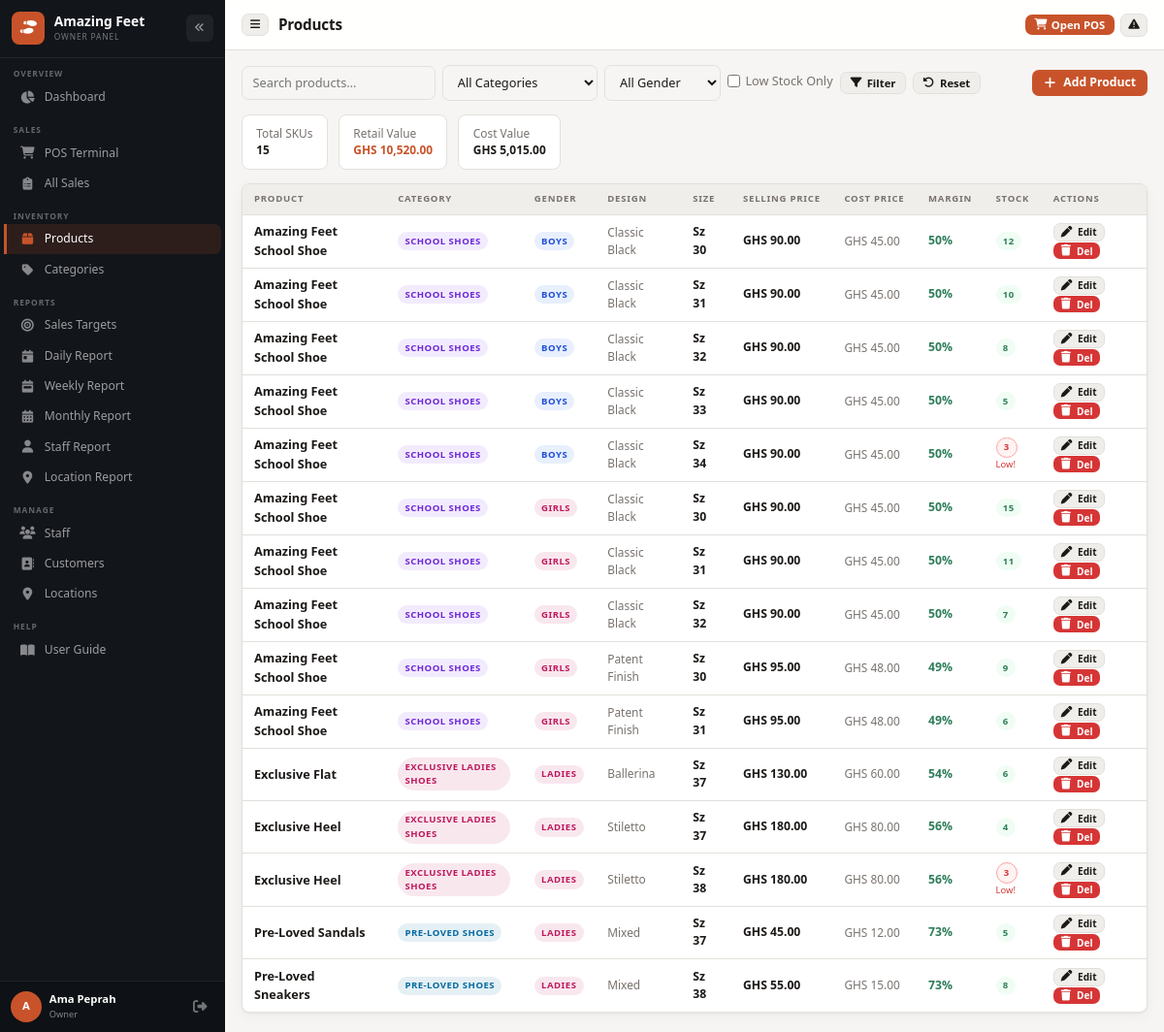
Screenshot of /products (signed in) with the database file from the repository.
### tables this page shows
CREATE TABLE IF NOT EXISTS products (
    id              INT AUTO_INCREMENT PRIMARY KEY,
    style_key       VARCHAR(64) NULL COMMENT 'Groups size variants of the same product style',
    category_id     INT NOT NULL,
    name            VARCHAR(150) NOT NULL,
    gender          ENUM('Boys','Girls','Unisex','Ladies') NOT NULL,
    design          VARCHAR(100) NULL COMMENT 'Style/design name',
    size            VARCHAR(10) NOT NULL COMMENT 'Numeric or text size',
    barcode         VARCHAR(100) UNIQUE NULL,
    cost_price      DECIMAL(10,2) NOT NULL DEFAULT 0,
    selling_price   DECIMAL(10,2) NOT NULL DEFAULT 0,
    quantity        INT NOT NULL DEFAULT 0,
    low_stock_threshold INT DEFAULT 3,
    image           VARCHAR(255) NULL,
    is_active       TINYINT(1) DEFAULT 1,
    created_at      TIMESTAMP DEFAULT CURRENT_TIMESTAMP,
    updated_at      TIMESTAMP DEFAULT CURRENT_TIMESTAMP ON UPDATE CURRENT_TIMESTAMP,
    FOREIGN KEY (category_id) REFERENCES categories(id),
    INDEX idx_products_style_key (style_key)
);

CREATE TABLE IF NOT EXISTS categories (
    id         INT AUTO_INCREMENT PRIMARY KEY,
    name       VARCHAR(100) NOT NULL,
    slug       VARCHAR(100) UNIQUE NOT NULL,
    sort_order INT DEFAULT 0
);

### app/Controllers/AllControllers.php (called while the page is built, shortened)
<?php
class ProductController {
    private ProductModel  $pm;
    public function __construct() { $this->pm = new ProductModel(); $this->cm = new CategoryModel(); }
    public function index(): void {
        $filters   = array_filter($_GET, fn($v) => $v !== '');
        $products  = $this->pm->all($filters);
        $stockValue = $this->pm->getStockValue();
        view('owner/products', compact('products','categories','filters','stockValue'));
    }
}

### config/database.php (called while the page is built, shortened)
<?php
function getDB(): PDO {
    static $pdo = null;
    if ($pdo === null) {
        try {
            $dsn = 'mysql:host='.DB_HOST.';dbname='.DB_NAME.';charset='.DB_CHARSET;
            $pdo = new PDO($dsn, DB_USER, DB_PASS, [
                PDO::ATTR_ERRMODE            => PDO::ERRMODE_EXCEPTION,
                PDO::ATTR_DEFAULT_FETCH_MODE => PDO::FETCH_ASSOC,
                PDO::ATTR_EMULATE_PREPARES   => false,
            ]);
        } catch (PDOException $e) {
            http_response_code(500);
            $hint = 'Check DB_HOST / DB_NAME / DB_USER / DB_PASS in config/local.php on the server.';
            if (str_contains($_SERVER['HTTP_HOST'] ?? '', 'localhost')) {
                $hint .= ' Detail: ' . htmlspecialchars($e->getMessage(), ENT_QUOTES, 'UTF-8');
            }
            die('<h1>Database connection failed</h1><p>'.$hint.'</p>');
        }
    }
    return $pdo;
}

### app/Models/ProductModel.php (called while the page is built, shortened)
<?php
class ProductModel {
    private PDO $db;
    public function __construct() { $this->db = getDB(); }
    public function all(array $f = []): array {
        $w = ['p.is_active = 1']; $params = [];
        $sql = "SELECT p.*, c.name AS category_name
                FROM products p JOIN categories c ON p.category_id = c.id
                WHERE ".implode(' AND ', $w)."
                ORDER BY c.sort_order, p.name, p.gender, p.design, p.size+0";
        $stmt = $this->db->prepare($sql);
        $stmt->execute($params);
        return $stmt->fetchAll();
    }
    public function getStockValue(): array {
        $stmt = $this->db->query("
            SELECT SUM(quantity*cost_price) AS cost_value,
                   SUM(quantity*selling_price) AS retail_value,
                   SUM(quantity) AS total_units
            FROM products WHERE is_active=1
        ");
        return $stmt->fetch();
    }
}

### app/Views/owner/products.php (the view, shortened to what this page needs)
<div class="flex-center gap-2 mb-2" style="flex-wrap:wrap">
  <form method="GET" class="flex-center gap-1" style="flex:1;flex-wrap:wrap">
    <input type="text" name="search" value="<?= e($_GET['search']??'') ?>" placeholder="Search products…" style="max-width:200px">
    <select name="category_id" style="max-width:160px">
      <option value="">All Categories</option>
    </select>
    <select name="gender" style="max-width:120px">
      <option value="">All Gender</option>
    </select>
    <label style="display:flex;align-items:center;gap:.35rem;font-weight:400;text-transform:none;letter-spacing:0;font-size:.875rem">
      <input type="checkbox" name="low_stock" value="1" <?= !empty($filters['low_stock'])?'checked':'' ?> style="width:auto"> Low Stock Only
    </label>
    <button type="submit" class="btn btn-ghost btn-sm"><i class="fa-solid fa-filter" aria-hidden="true"></i> Filter</button>
    <a href="<?= BASE_PATH ?>/products" class="btn btn-ghost btn-sm"><i class="fa-solid fa-rotate-left" aria-hidden="true"></i> Reset</a>
  </form>
  <a href="<?= BASE_PATH ?>/products/create" class="btn btn-primary"><i class="fa-solid fa-plus" aria-hidden="true"></i> Add Product</a>
</div>
<div style="display:grid;grid-template-columns:repeat(3,auto);gap:.75rem;margin-bottom:1rem;width:fit-content">
  <div style="background:var(--bg2);border:1px solid var(--border);border-radius:8px;padding:.65rem 1rem;font-size:.82rem">
    <div class="text-muted">Total SKUs</div><div class="font-bold"><?= count($products) ?></div>
  </div>
  <div style="background:var(--bg2);border:1px solid var(--border);border-radius:8px;padding:.65rem 1rem;font-size:.82rem">
    <div class="text-muted">Retail Value</div><div class="font-bold text-accent"><?= money($stockValue['retail_value']??0) ?></div>
  </div>
  <div style="background:var(--bg2);border:1px solid var(--border);border-radius:8px;padding:.65rem 1rem;font-size:.82rem">
    <div class="text-muted">Cost Value</div><div class="font-bold"><?= money($stockValue['cost_value']??0) ?></div>
  </div>
</div>
<div class="card">
  <div class="table-wrap">
    <table>
      <thead>
        <tr>
          <th>Product</th><th>Category</th><th>Gender</th><th>Design</th><th>Size</th>
          <th>Selling Price</th><th>Cost Price</th><th>Margin</th><th>Stock</th><th>Actions</th>
        </tr>
      </thead>
      <tbody>
        <?php foreach ($products as $p):
          $margin = $p['selling_price']>0 ? round(($p['selling_price']-$p['cost_price'])/$p['selling_price']*100) : 0;
          $isLow  = $p['quantity'] <= $p['low_stock_threshold'];
        ?>
        <tr>
          <td style="font-weight:600;font-size:.875rem"><?= e($p['name']) ?></td>
          <td><span class="badge badge-<?= str_contains(strtolower($p['category_name']),'school')?'school':(str_contains(strtolower($p['category_name']),'ladies')?'ladies':'preloved') ?>"><?= e($p['category_name']) ?></span></td>
          <td><span class="badge badge-<?= strtolower($p['gender']) ?>"><?= e($p['gender']) ?></span></td>
          <td class="text-sm text-muted"><?= e($p['design']??'—') ?></td>
          <td><strong>Sz <?= e($p['size']) ?></strong></td>
          <td class="font-bold"><?= money($p['selling_price']) ?></td>
          <td class="text-muted text-sm"><?= money($p['cost_price']) ?></td>
          <td style="color:<?= $margin>=40?'var(--accent2)':($margin>=20?'var(--warning)':'var(--danger)') ?>;font-weight:600"><?= $margin ?>%</td>
          <td>
            <span class="badge <?= $isLow?'badge-low':'badge-ok' ?>"><?= $p['quantity'] ?></span>
            <?php if ($isLow): ?><span style="font-size:.65rem;color:var(--danger);display:block">Low!</span><?php endif; ?>
          </td>
          <td>
            <a href="<?= BASE_PATH ?>/products/<?= $p['id'] ?>/edit" class="btn btn-ghost btn-xs"><i class="fa-solid fa-pen" aria-hidden="true"></i> Edit</a>
            <form method="POST" action="<?= BASE_PATH ?>/products/<?= $p['id'] ?>/delete" style="display:inline" onsubmit="return confirm('Remove this product?')">
              <button type="submit" class="btn btn-danger btn-xs"><i class="fa-solid fa-trash" aria-hidden="true"></i> Del</button>
            </form>
          </td>
        </tr>
        <?php endforeach; ?>
      </tbody>
    </table>
  </div>
</div>
<?php $content=ob_get_clean(); require __DIR__.'/../layouts/main.php'; ?>

### public/index.php (shortened to what this page needs)
<?php
require ROOT . '/config/database.php';
require APP_ROOT . '/Controllers/AllControllers.php';
function view(string $tpl, array $data = []): void {
    extract($data);
    $f = APP_ROOT.'/Views/'.$tpl.'.php';
    require $f;
}
function e(mixed $s): string { return htmlspecialchars((string)$s, ENT_QUOTES, 'UTF-8'); }
function money(mixed $n): string { return 'GHS '.number_format((float)$n, 2); }
$uri = parse_url($_SERVER['REQUEST_URI'] ?? '/', PHP_URL_PATH) ?? '/';
$relative = $uri;
$path = '/' . trim($relative, '/');
$method = $_SERVER['REQUEST_METHOD'];
foreach ($routes as [$rm, $pattern, $ctrl, $action, $mw]) {
    $regex = '#^'.preg_replace('/\{[a-z_]+\}/', '([^/]+)', $pattern).'$#';
    if ($method === $rm && preg_match($regex, $path, $m)) {
        array_shift($m);
        (new $ctrl())->$action(...$m);
        break;
    }
}

### rows the page displays
products: name "Amazing Feet School Shoe", category.name "SCHOOL SHOES", gender "BOYS", design "Classic Black", size "30", selling_price "GHS 90.00", cost_price "GHS 45.00", margin "50", quantity "12"
products: name "Amazing Feet School Shoe", category.name "SCHOOL SHOES", gender "BOYS", design "Classic Black", size "31", selling_price "GHS 90.00", cost_price "GHS 45.00", margin "50", quantity "10"
products: name "Amazing Feet School Shoe", category.name "SCHOOL SHOES", gender "BOYS", design "Classic Black", size "32", selling_price "GHS 90.00", cost_price "GHS 45.00", margin "50", quantity "8"
products: name "Amazing Feet School Shoe", category.name "SCHOOL SHOES", gender "BOYS", design "Classic Black", size "33", selling_price "GHS 90.00", cost_price "GHS 45.00", margin "50", quantity "5"
products: name "Amazing Feet School Shoe", category.name "SCHOOL SHOES", gender "BOYS", design "Classic Black", size "34", selling_price "GHS 90.00", cost_price "GHS 45.00", margin "50", quantity "3", low_stock_threshold "Low!"
products: name "Amazing Feet School Shoe", category.name "SCHOOL SHOES", gender "GIRLS", design "Classic Black", size "30", selling_price "GHS 90.00", cost_price "GHS 45.00", margin "50", quantity "15"
products: name "Amazing Feet School Shoe", category.name "SCHOOL SHOES", gender "GIRLS", design "Classic Black", size "31", selling_price "GHS 90.00", cost_price "GHS 45.00", margin "50", quantity "11"
products: name "Amazing Feet School Shoe", category.name "SCHOOL SHOES", gender "GIRLS", design "Classic Black", size "32", selling_price "GHS 90.00", cost_price "GHS 45.00", margin "50", quantity "7"
products: name "Amazing Feet School Shoe", category.name "SCHOOL SHOES", gender "GIRLS", design "Patent Finish", size "30", selling_price "GHS 95.00", cost_price "GHS 48.00", margin "49", quantity "9"
products: name "Amazing Feet School Shoe", category.name "SCHOOL SHOES", gender "GIRLS", design "Patent Finish", size "31", selling_price "GHS 95.00", cost_price "GHS 48.00", margin "49", quantity "6"
products: name "Exclusive Flat", category.name "EXCLUSIVE LADIES SHOES", gender "LADIES", design "Ballerina", size "37", selling_price "GHS 130.00", cost_price "GHS 60.00", margin "54", quantity "6"
products: name "Exclusive Heel", category.name "EXCLUSIVE LADIES SHOES", gender "LADIES", design "Stiletto", size "37", selling_price "GHS 180.00", cost_price "GHS 80.00", margin "56", quantity "4"
products: name "Exclusive Heel", category.name "EXCLUSIVE LADIES SHOES", gender "LADIES", design "Stiletto", size "38", selling_price "GHS 180.00", cost_price "GHS 80.00", margin "56", quantity "3", low_stock_threshold "Low!"
products: name "Pre-Loved Sandals", category.name "PRE-LOVED SHOES", gender "LADIES", design "Mixed", size "37", selling_price "GHS 45.00", cost_price "GHS 12.00", margin "73", quantity "5"
products: name "Pre-Loved Sneakers", category.name "PRE-LOVED SHOES", gender "LADIES", design "Mixed", size "38", selling_price "GHS 55.00", cost_price "GHS 15.00", margin "73", quantity "8"

### other values shown
count($products) "15"
money($stockValue['retail_value']??0) "GHS 10,520.00"
money($stockValue['cost_value']??0) "GHS 5,015.00"
